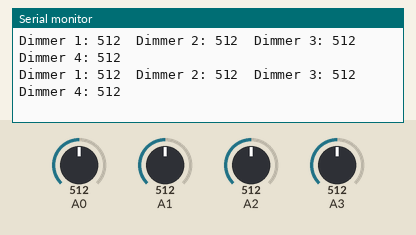
Simulated run of this sketch. Board: Arduino Uno, built with avr-gcc and run on an emulated ATmega328P. Shown: the last lines printed to the serial monitor. The test bench sets the inputs (shaded band); at power-on: A0 = 512, A1 = 512, A2 = 512, A3 = 512.

Above: at 1.3 s.
1.4 s: A0 set to 716
At 1.9 s:
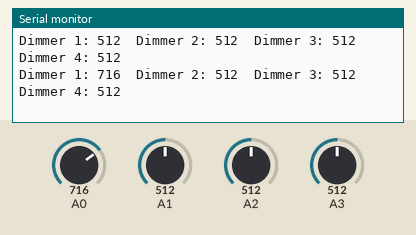
2.9 s: A1 set to 716
At 3.4 s:
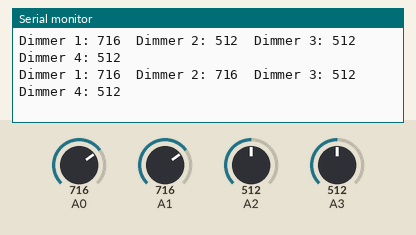
4.4 s: A2 set to 716
At 4.9 s:
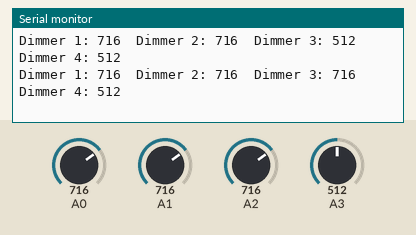
5.9 s: A3 set to 716
At 6.4 s:
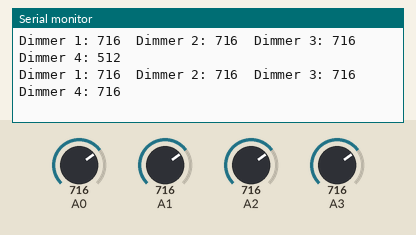
7.4 s: A0 set to 992
At 7.9 s:
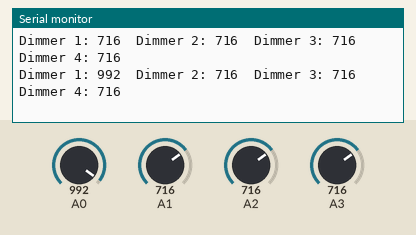
8.9 s: A1 set to 992
At 9.4 s:
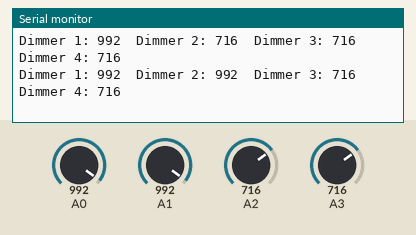
Timing chart, 0 to 11.4 s (numbered marks = the images above; inputs shaded):
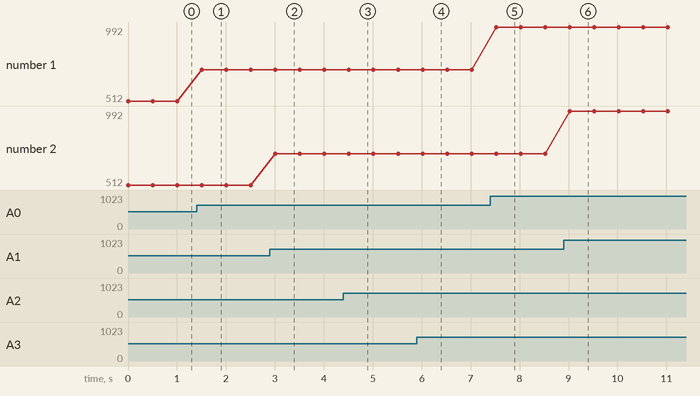

Measured:
- after the input at 1.4 s, the serial monitor: prints a new line after 0.10 s (image 1)
- after the input at 2.9 s, the serial monitor: prints a new line after 0.11 s (image 2)
- after the input at 4.4 s, the serial monitor: prints a new line after 0.11 s (image 3)
- after the input at 5.9 s, the serial monitor: prints a new line after 0.12 s (image 4)
- after the input at 7.4 s, the serial monitor: prints a new line after 0.12 s (image 5)
- after the input at 8.9 s, the serial monitor: prints a new line after 0.13 s (image 6)
- plotted number 1: 512 → 716 after the input at 1.4 s, 716 → 992 after the input at 7.4 s

The sketch:

txt.ino
```cpp
#include <Arduino.h>

void setup() {
  // Start serial communication
  Serial.begin(9600);
}

void loop() {
  // Read analog values from A0 to A3
  int dimmer1 = analogRead(A0);
  int dimmer2 = analogRead(A1);
  int dimmer3 = analogRead(A2);
  int dimmer4 = analogRead(A3);

  // Print the values to the serial monitor
  Serial.print("Dimmer 1: ");
  Serial.print(dimmer1);
  Serial.print("\tDimmer 2: ");
  Serial.print(dimmer2);
  Serial.print("\tDimmer 3: ");
  Serial.print(dimmer3);
  Serial.print("\tDimmer 4: ");
  Serial.println(dimmer4);

  // Wait 500 milliseconds before next read
  delay(500);
}
```
